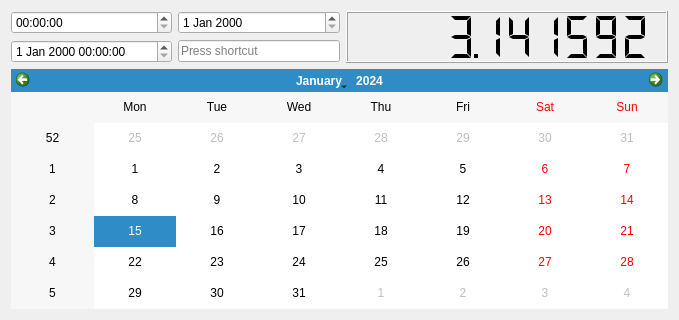
          <widget class="QWidget" name="page_3">
           <property name="geometry">
            <rect>
             <x>0</x>
             <y>0</y>
             <width>679</width>
             <height>320</height>
            </rect>
           </property>
           <attribute name="label">
            <string>Date controls</string>
           </attribute>
           <layout class="QGridLayout" name="gridLayout_9" columnstretch="1,1,2">
            <item row="0" column="2" rowspan="2">
             <widget class="QLCDNumber" name="lcdNumber">
              <property name="smallDecimalPoint">
               <bool>true</bool>
              </property>
              <property name="digitCount">
               <number>10</number>
              </property>
              <property name="segmentStyle">
               <enum>QLCDNumber::Flat</enum>
              </property>
              <property name="value" stdset="0">
               <double>3.141592000000000</double>
              </property>
             </widget>
            </item>
            <item row="0" column="0">
             <widget class="QTimeEdit" name="timeEdit"/>
            </item>
            <item row="1" column="0">
             <widget class="QDateTimeEdit" name="dateTimeEdit"/>
            </item>
            <item row="0" column="1">
             <widget class="QDateEdit" name="dateEdit"/>
            </item>
            <item row="1" column="1">
             <widget class="QKeySequenceEdit" name="keySequenceEdit"/>
            </item>
            <item row="2" column="0" colspan="3">
             <widget class="QCalendarWidget" name="calendarWidget"/>
            </item>
           </layout>
          </widget>
